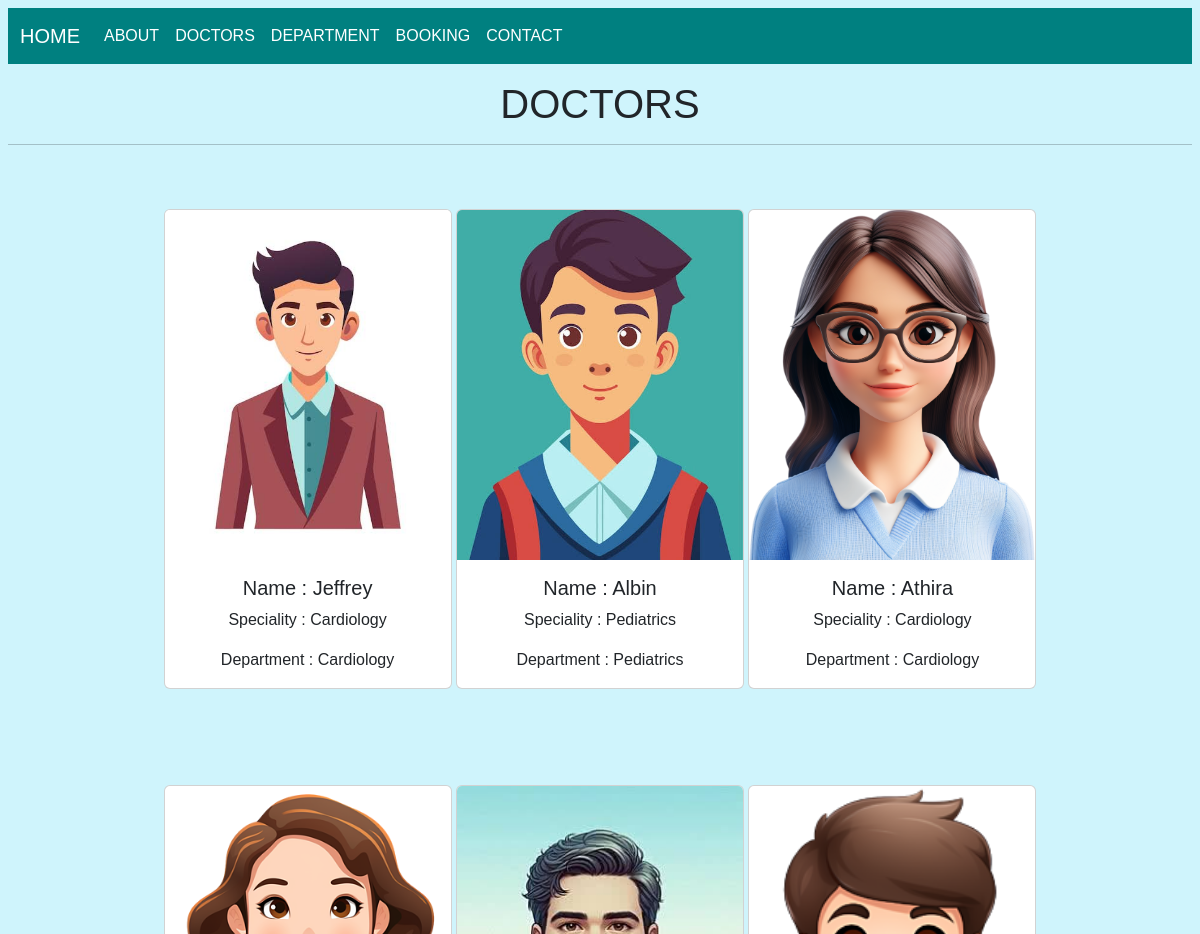
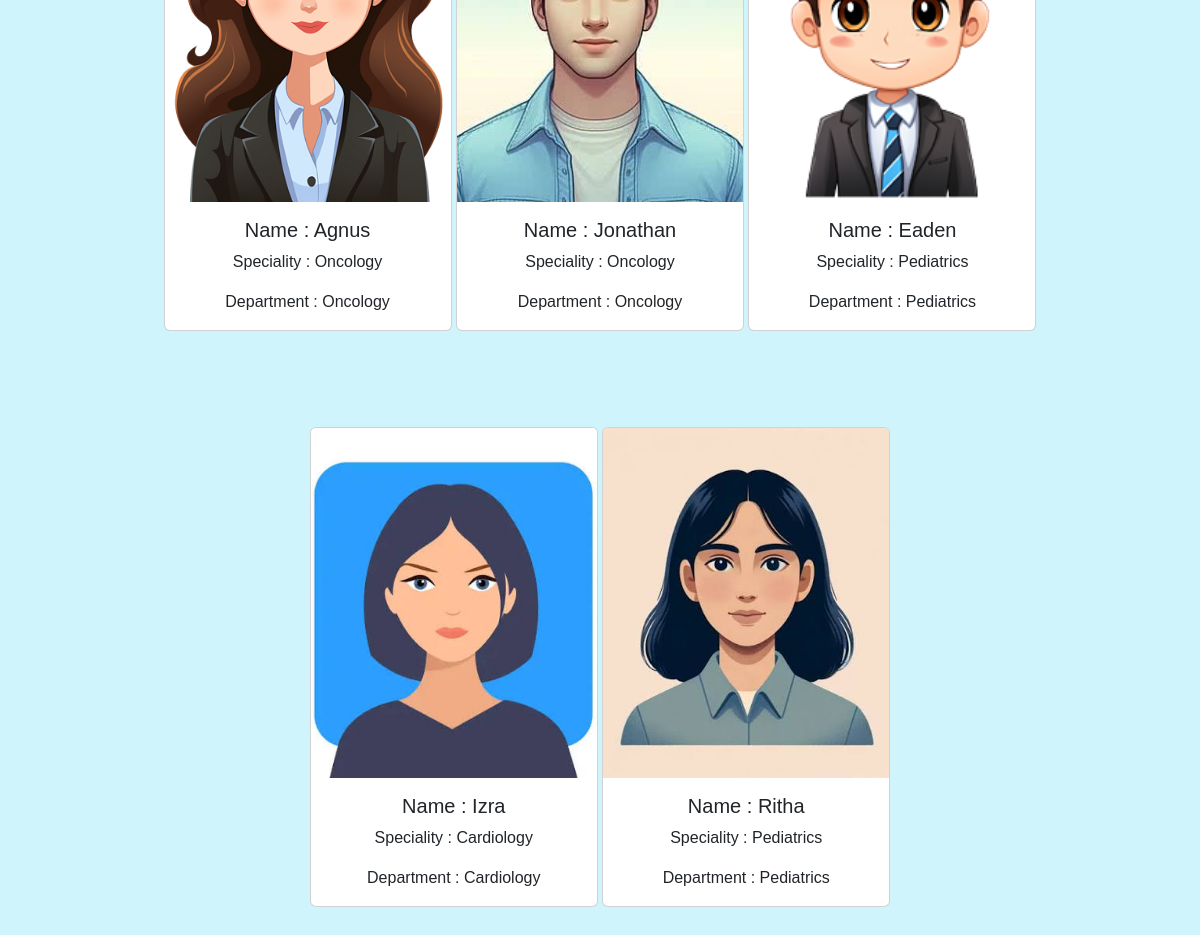
Page /doctors on the committed database (2 pictures, top to bottom).
### members/models.py (models this page shows, shortened)
class Doctors(models.Model):
    d_name=models.CharField(max_length=255)
    speciality=models.CharField(max_length=255)
    dep_name=models.ForeignKey(Department, on_delete=models.CASCADE)
    image=models.ImageField(upload_to='hos_images')

class Department(models.Model):
    dep_name=models.CharField(max_length=255)
    dep_description=models.TextField()
    def __str__(self):
        return self.dep_name

### members/views.py (the view)
# urls.py: path('doctors',views.doctors,name='doctors'),
def doctors(request):
    doct={
        'doc':Doctors.objects.all()
    }
    return render(request,"doctors.html",doct)

### members/templates/doctors.html (shortened to what this page needs)
{% extends 'base.html' %}
{% block content %}
<h1 class="text-center my-3"> DOCTORS </h1>
<hr>
<div class="container text-center ">
    {% for x in doc %}
        <div class="card text-center my-5" style="width: 18rem; display: inline-block">
        <img src="{{ x.image.url }}" class="card-img-top doc_image" alt="...">
        <div class="card-body">
            <h5 class="card-title">Name : {{x.d_name }}</h5>
            <p class="card-text">Speciality : {{x.speciality }}</p>
            <p class="card-text">Department : {{x.dep_name }}</p>
        </div>
        </div>
    {% endfor %}
</div>
{% endblock %}

### static/css/style.css (style rules this page uses)
body { margin: 0; font-family: Arial, Helvetica, sans-serif; }
.doc_image { width:100%; height: 350px; object-fit: cover; }

### rows in the picture
Doctors: image (picture), d_name "Jeffrey", speciality "Cardiology", dep_name "Cardiology"
Doctors: image (picture), d_name "Albin", speciality "Pediatrics", dep_name "Pediatrics"
Doctors: image (picture), d_name "Athira", speciality "Cardiology", dep_name "Cardiology"
Doctors: image (picture), d_name "Agnus", speciality "Oncology", dep_name "Oncology"
Doctors: image (picture), d_name "Jonathan", speciality "Oncology", dep_name "Oncology"
Doctors: image (picture), d_name "Eaden", speciality "Pediatrics", dep_name "Pediatrics"
Doctors: image (picture), d_name "Izra", speciality "Cardiology", dep_name "Cardiology"
Doctors: image (picture), d_name "Ritha", speciality "Pediatrics", dep_name "Pediatrics"
